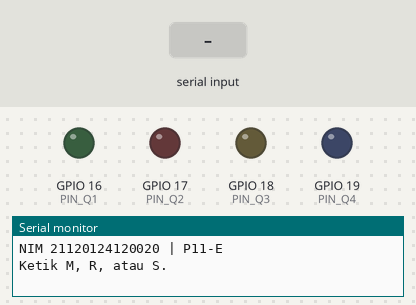
Recording of a sketch running on a simulated ESP32. On the bench: output pins drawn as LEDs (lit = HIGH), the last lines printed to the serial monitor. The test bench sets the inputs (shaded band).

Above: at 1.2 s.
1.3 s: "M" received over Serial
At 2.5 s:
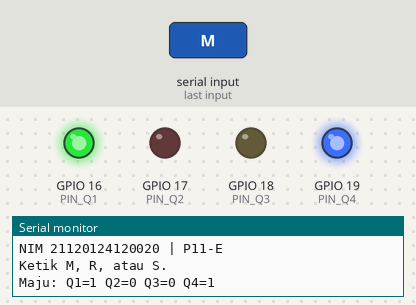
2.8 s: "R" received over Serial
At 4.0 s:
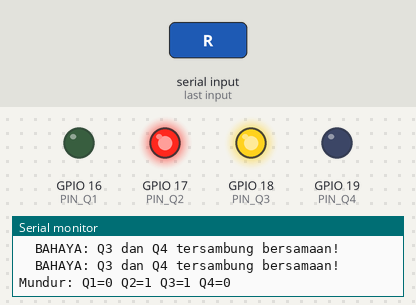
4.3 s: "S" received over Serial
At 4.8 s:
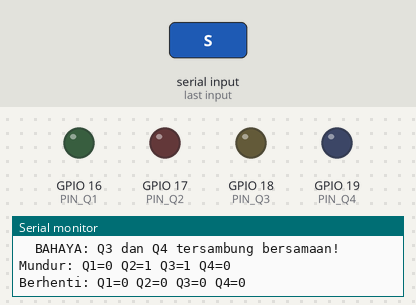
Timing chart, 0 to 7.3 s (numbered marks = the images above; inputs shaded):
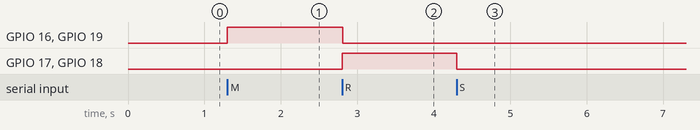

The sketch:

SesudahSketch.ino
```cpp
const char NIM[] = "21120124120020";

const bool URUTAN_AMAN = false;

const int PIN_Q1 = 16;
const int PIN_Q2 = 17;
const int PIN_Q3 = 18;
const int PIN_Q4 = 19;

int q1 = 0, q2 = 0, q3 = 0, q4 = 0;

void cekBahaya() {
  if (q1 == 1 && q2 == 1) {
    Serial.println("  BAHAYA: Q1 dan Q2 tersambung bersamaan!");
  }
  if (q3 == 1 && q4 == 1) {
    Serial.println("  BAHAYA: Q3 dan Q4 tersambung bersamaan!");
  }
}

void aturSaklar(int n1, int n2, int n3, int n4) {
  if (URUTAN_AMAN) {
    q1 = 0; q2 = 0; q3 = 0; q4 = 0;
    digitalWrite(PIN_Q1, LOW);
    digitalWrite(PIN_Q2, LOW);
    digitalWrite(PIN_Q3, LOW);
    digitalWrite(PIN_Q4, LOW);
    delay(500);

    q1 = n1; digitalWrite(PIN_Q1, q1); cekBahaya();
    q2 = n2; digitalWrite(PIN_Q2, q2); cekBahaya();
    q3 = n3; digitalWrite(PIN_Q3, q3); cekBahaya();
    q4 = n4; digitalWrite(PIN_Q4, q4); cekBahaya();
  } else {
    if (n1 == 1) { q1 = 1; digitalWrite(PIN_Q1, HIGH); cekBahaya(); }
    if (n2 == 1) { q2 = 1; digitalWrite(PIN_Q2, HIGH); cekBahaya(); }
    if (n3 == 1) { q3 = 1; digitalWrite(PIN_Q3, HIGH); cekBahaya(); }
    if (n4 == 1) { q4 = 1; digitalWrite(PIN_Q4, HIGH); cekBahaya(); }

    if (n1 == 0) { q1 = 0; digitalWrite(PIN_Q1, LOW); cekBahaya(); }
    if (n2 == 0) { q2 = 0; digitalWrite(PIN_Q2, LOW); cekBahaya(); }
    if (n3 == 0) { q3 = 0; digitalWrite(PIN_Q3, LOW); cekBahaya(); }
    if (n4 == 0) { q4 = 0; digitalWrite(PIN_Q4, LOW); cekBahaya(); }
  }
}

void setup() {
  Serial.begin(115200);
  Serial.printf("NIM %s | P11-E\n", NIM);

  pinMode(PIN_Q1, OUTPUT);
  pinMode(PIN_Q2, OUTPUT);
  pinMode(PIN_Q3, OUTPUT);
  pinMode(PIN_Q4, OUTPUT);

  Serial.println("Ketik M, R, atau S.");
}

void loop() {
  if (Serial.available() > 0) {
    char cmd = toupper(Serial.read());
    if (cmd == 'M') {
      aturSaklar(1, 0, 0, 1);
      Serial.printf("Maju: Q1=%d Q2=%d Q3=%d Q4=%d\n", q1, q2, q3, q4);
    } else if (cmd == 'R') {
      aturSaklar(0, 1, 1, 0);
      Serial.printf("Mundur: Q1=%d Q2=%d Q3=%d Q4=%d\n", q1, q2, q3, q4);
    } else if (cmd == 'S') {
      aturSaklar(0, 0, 0, 0);
      Serial.printf("Berhenti: Q1=%d Q2=%d Q3=%d Q4=%d\n", q1, q2, q3, q4);
    }
  }
}
```

Measured:
- after the input at 1.3 s, GPIO 16 (PIN_Q1), GPIO 19 (PIN_Q4): LOW → HIGH at once
- after the input at 2.8 s, GPIO 16 (PIN_Q1), GPIO 19 (PIN_Q4): HIGH → LOW at once; GPIO 17 (PIN_Q2), GPIO 18 (PIN_Q3): LOW → HIGH at once
- after the input at 4.3 s, GPIO 17 (PIN_Q2), GPIO 18 (PIN_Q3): HIGH → LOW at once
